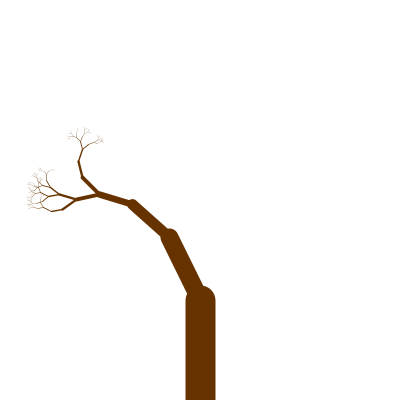
Frame 1 (no input)
Frame 60 (the mouse pressed at the canvas centre just before this capture): identical to frame 1, image omitted
Frame 120 (the mouse held since frame 60 and released just before this capture): identical to frame 1, image omitted

The Processing sketch that drew this single still picture (run headless with seeded random() and noise(); from frame 60 on, the mouse is pressed at the canvas centre):

// Processing sketch: Colored_Tree
// ── Colored_Tree.pde
void setup()
{
  size(400,400);
  background(255);
  stroke(0);
  fill(0);
  rect(0, 400, 400, 80);
  translate(width/2, height);
  branch(100, 30);
  save("goodtree.png");
}

void mousePressed()
{
  setup();
}

void draw()
{}

void branch(float change, float bran)
{
  float num = random(5,8);
  float rot = PI/num;
  float r = random(2);
  stroke(102, 51, 0);
  strokeWeight(bran);
  line(0, 0, 0, -1 * change);
  translate(0, -1*change);
  change *= 0.7; 
  bran *= 0.6;
  if(change > 1)
  {
    if(r <= 0.70 && bran <= 20)
    {
      if(r <= 0.45)
      {
        //left branch
        pushMatrix();
        rotate(rot);
        branch(change, bran);
        popMatrix();
      }
      if(r > 0.45)
      {
        //right branch
        pushMatrix();
        rotate(-rot);
        branch(change, bran);
        popMatrix();
      }
    }
    else
    {
      //left branch
      pushMatrix();
      rotate(rot);
      branch(change, bran);
      popMatrix();
      //right branch
      pushMatrix();
      rotate(-rot);
      branch(change, bran);
      popMatrix();
    }
  }
}
